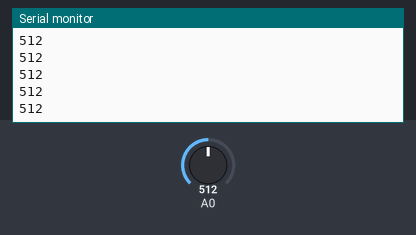
A sketch run on a simulated Arduino Uno, built with avr-gcc and run on an emulated ATmega328P. On the bench: the last lines printed to the serial monitor. Inputs (shaded band) come from the test bench; at power-on: A0 = 512.

Above: at 1.2 s.
1.3 s: A0 set to 716
At 2.4 s:
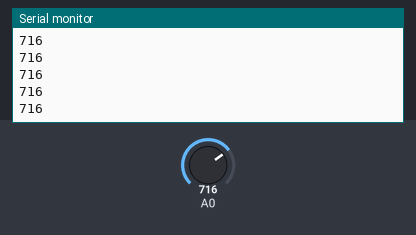
2.8 s: A0 set to 900
At 3.7 s:
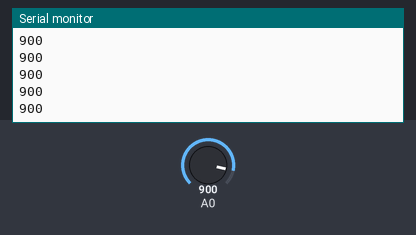
Timing chart, 0 to 5.8 s (numbered marks = the images above; inputs shaded):
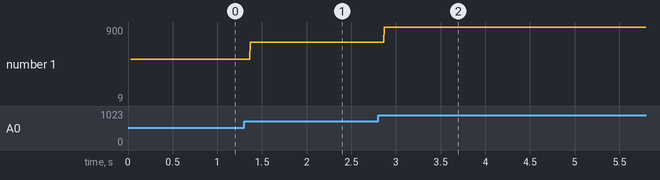

The sketch:

AnalogButton.ino
```cpp
#include "AnalogButton.hpp"
#define CLIMATE_DEBUG
AnalogButton *analogButton;
void setup() {
    Serial.begin(9600);
    Serial.println("setup");
    // put your setup code here, to run once:
    Key keys[3] = {Key(1, 100, 200), Key(2, 200, 400), Key(3, 600, 800)};
    pinMode(A0, INPUT);
    analogButton = new AnalogButton(A0, keys, 3);
    Serial.println("setup");
}

void loop() {

///left 480
///right 0
//up 131
//down 306
//sel 721


  //  Serial.println("!");
    // put your main code here, to run repeatedly:

    Serial.println(analogRead(A0));
   // analogButton->update(millis());

 //   int keyPres = analogButton->isPressed();

  //  Serial.println(keyPres);
 //   switch (keyPres) {
  //      case 1: Serial.println("+");
 //           break;
 //       case 2: Serial.println("-");
 //           break;
 //       case 3: Serial.println("sel");
 //           break;
  //      default:
 //           break;
 //   }
   // delay(1000);
}
```

AnalogButton.cpp
```cpp
#include "AnalogButton.hpp"


AnalogButton::AnalogButton(uint8_t buttonPin, Key *keys, int size) {
    this->buttonPin = buttonPin;
    this->keys = keys;
    this->size = size;
    Serial.println("AnalogButton");
}

int AnalogButton::readKey() {

    int analogValue = analogRead(buttonPin);
  //  Serial.print("minval ");
    for (int i = 0; i < size; i++) {

   //     Serial.print("minval ");

   //     Serial.print(keys[i].minVal);
   //     Serial.print(" > ");
   //     Serial.print(analogValue);
    //    Serial.print(" < ");
   //     Serial.println(keys[i].maxVal);
        if (analogValue > keys[i].minVal && analogValue < keys[i].maxVal) {
    //        Serial.println("true");
            return keys[i].id;
        }else{
   //         Serial.println("false");
        }
    }

    return -1;

}

void AnalogButton::update(unsigned long currentMillis) {

    int reading = readKey();
    // Serial.println(reading);

    if (reading != lastButtonState) {
        lastDebounceTime = currentMillis;
    }

    if (lastDebounceTime!=0 &&  (currentMillis - lastDebounceTime) > debounceDelay && presed==false) {
        buttonState = reading;
        lastDebounceTime = 0;
        if(reading!=-1) {
            presed = true;
            Serial.print("buttonState = ");
            Serial.println(buttonState);

            Serial.println("presed = true");
        }
    }

    lastButtonState = reading;

}

int AnalogButton::isPressed() {
    if(presed){
        presed = false;
        Serial.println("presed = false");
        // buttonState = -1;
        return buttonState;
    }

    return -1;
}
```

AnalogButton.hpp
```cpp
#ifndef ANALOGBUTTON_HPP_
#define ANALOGBUTTON_HPP_

#include "Arduino.h"
#include "UtilsButton.hpp"


class AnalogButton {
private:
    unsigned long lastDebounceTime = 0;

    unsigned long debounceDelay = 50;

    int buttonState = -1;

    int lastButtonState = -1;

    uint8_t buttonPin;

    Key *keys;

    int size;

    bool presed = false;

    int readKey();

public:
    AnalogButton(uint8_t buttonPin, Key *keys, int size);

    void update(unsigned long currentMillis);

    int isPressed();
};

#endif /* ANALOGBUTTON_HPP_ */
```

UtilsButton.hpp
```cpp
//
// Created by vst on 4/1/18.
//

#ifndef TEST_HUMIDITY_CONTROLLER_UTILSBUTTON_HPP
#define TEST_HUMIDITY_CONTROLLER_UTILSBUTTON_HPP

class Key {
public:
    Key(unsigned int id, unsigned int minVal, unsigned int maxVal) {
        this->id = id;
        this->minVal = minVal;
        this->maxVal = maxVal;
    }

    unsigned int id;
    unsigned int minVal = 0;
    unsigned int maxVal = 0;
};

#endif //TEST_HUMIDITY_CONTROLLER_UTILSBUTTON_HPP
```

Measured:
- after the input at 1.3 s, the serial monitor: prints a new line after 0.07 s (image 1)
- after the input at 2.8 s, the serial monitor: prints a new line after 0.07 s (image 2)
- plotted number 1: 512 → 716 after the input at 1.3 s, 716 → 9 after the input at 2.8 s
